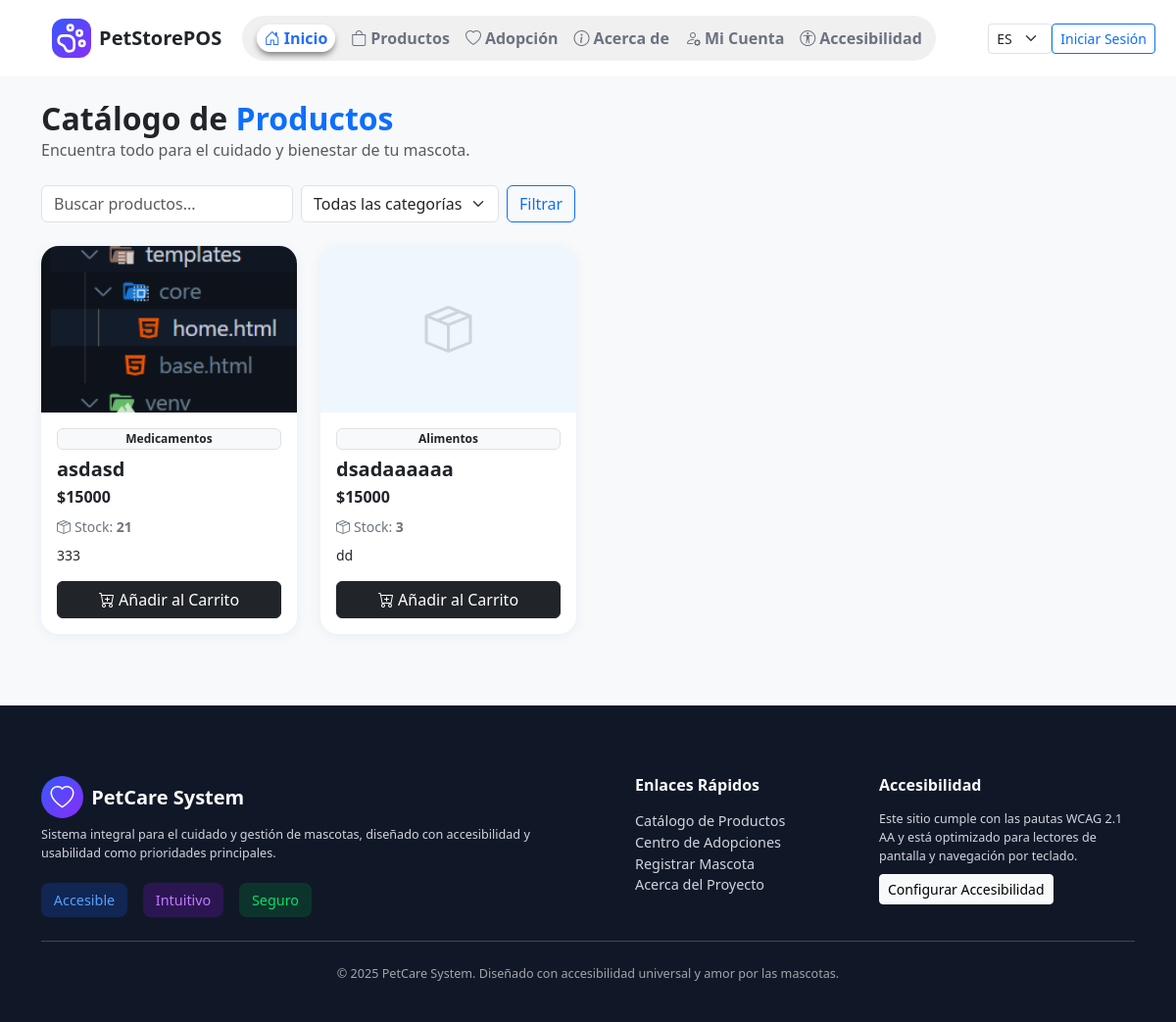
The page /es/catalog/ on the database as committed earlier.
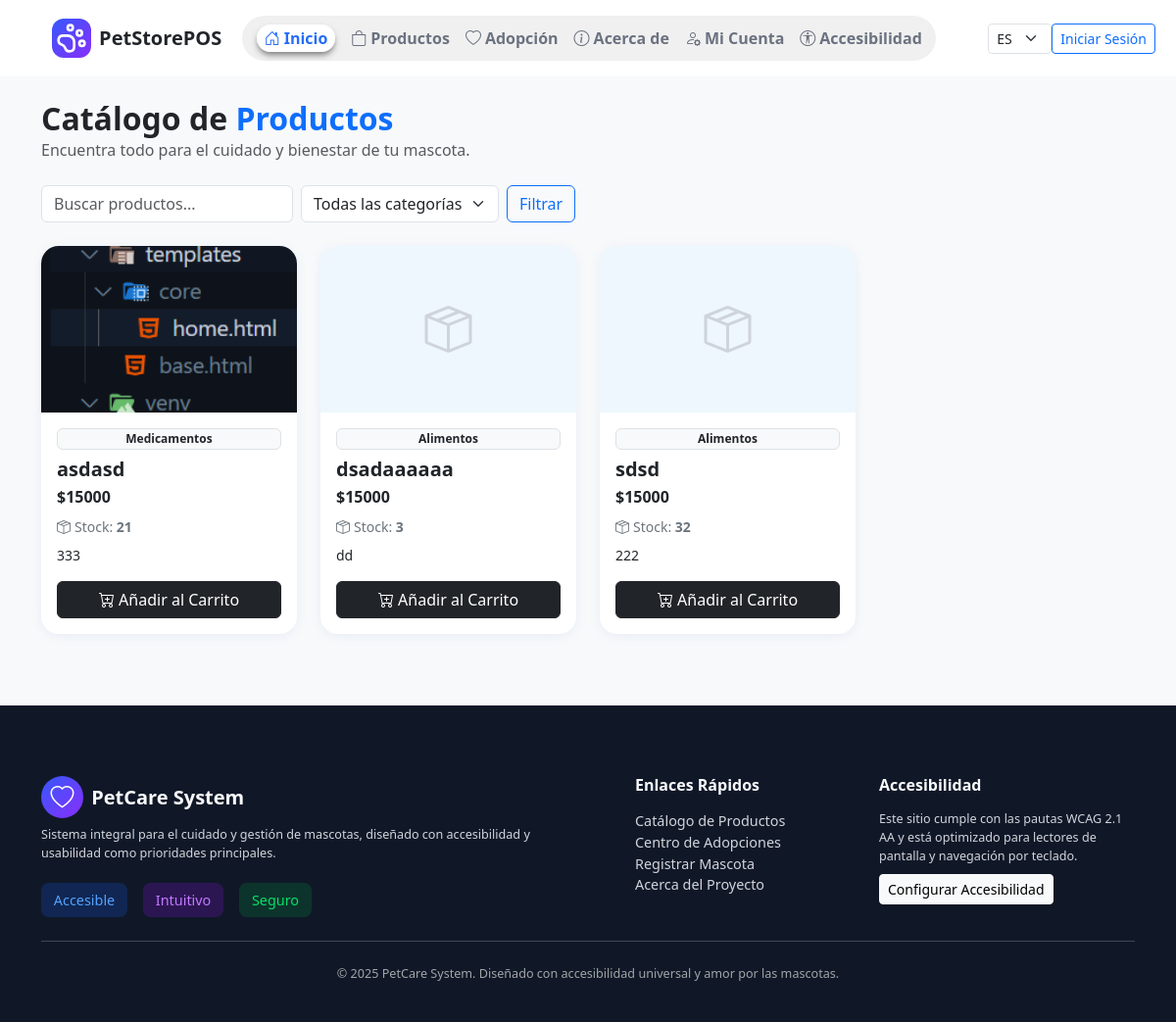
The same page on the database as committed later.
### catalog/models.py (models this page shows, shortened)
class Product(models.Model):
    sku = models.CharField("SKU", max_length=3, unique=True)
    name = models.CharField("Nombre", max_length=120)
    category = models.CharField("Categoría", max_length=8, choices=Category.choices)
    price = models.DecimalField("Precio", max_digits=10, decimal_places=2)
    stock = models.PositiveIntegerField("Stock", default=0)
    description = models.TextField("Descripción", blank=True)
    image = models.ImageField("Imagen", upload_to="products/", blank=True, null=True)  # requiere Pillow Installar y agregar en requeriments
    is_active = models.BooleanField("Activo", default=True)
    created_at = models.DateTimeField(auto_now_add=True)
    class Meta:
        ordering = ["name"]

### catalog/views.py (the view)
# urls.py: path("", ProductListView.as_view(), name="product_list"),
class ProductListView(ListView):
    model = Product
    template_name = "catalog/list.html"
    context_object_name = "products"
    def get_queryset(self):
        queryset = super().get_queryset()
        category = self.request.GET.get('cat')
        if category:
            queryset = queryset.filter(category=category)
        return queryset
    def get_context_data(self, **kwargs):
        context = super().get_context_data(**kwargs)
        context['categories'] = [
            {'pk': choice[0], 'name': choice[1]}
            for choice in Category.choices
        ]
        context['category_selected'] = self.request.GET.get('cat', '')
        return context

### templates/catalog/list.html (shortened to what this page needs)
{% extends "base.html" %}
{% load static %}
{% block head-tag %}
<link rel="stylesheet" href="{% static 'css/catalog/list.css' %}">
<link rel="stylesheet" href="https://cdn.jsdelivr.net/npm/bootstrap-icons@1.11.1/font/bootstrap-icons.css">
{% endblock %}
{% block content %}
<main class="container py-4">
  <div class="d-flex justify-content-between align-items-center mb-4">
    <div>
      <h2 class="fw-bold m-0">
        {% if request.user.is_staff %}
          Inventario de Productos
        {% else %}
          Catálogo de <span class="text-primary">Productos</span>
        {% endif %}
      </h2>
      <p class="text-muted m-0">
        {% if request.user.is_staff %}
          Gestiona y explora el catálogo completo.
        {% else %}
          Encuentra todo para el cuidado y bienestar de tu mascota.
        {% endif %}
      </p>
    </div>
  </div>
  {% if not request.user.is_staff %}
  <form class="row g-2 align-items-end mb-4">
    <div class="col-auto">
      <input type="text" class="form-control" name="q" placeholder="Buscar productos..." value="{{ request.GET.q }}">
    </div>
    <div class="col-auto">
      <select name="cat" class="form-select">
        <option value="">Todas las categorías</option>
    </select>
    </div>
    <div class="col-auto">
      <button class="btn btn-outline-primary">Filtrar</button>
    </div>
  </form>
  {% endif %}
  <div class="row g-4">
    {% for p in products %}
      <div class="col-6 col-md-4 col-lg-3">
        <div class="card product-card h-100">
          <div class="product-card-img-container">
            {% if p.image %}
              <img src="{{ p.image.url }}" class="product-card-img" alt="{{ p.name }}">
            {% else %}
              <div class="product-card-no-img">
                <i class="bi bi-box-seam" style="font-size: 3rem;"></i>
              </div>
            {% endif %}
          </div>
          <div class="card-body d-flex flex-column">
            <span class="badge bg-light text-dark border mb-1">{{ p.get_category_display }}</span>
            <h5 class="product-name mt-1 mb-1">{{ p.name }}</h5>
            <div class="product-price fw-bold mb-2">${{ p.price|floatformat:0 }}</div>
            <div class="small text-secondary mb-2">
              <i class="bi bi-box-seam me-1"></i>Stock: <strong>{{ p.stock }}</strong>
            </div>
            <div class="small mb-3">{{ p.description|truncatewords:14 }}</div>
            {% if request.user.is_staff %}
              <div class="mt-auto d-flex gap-2">
                <a class="btn btn-sm btn-outline-primary w-100" href="{% url 'catalog:product_update' p.pk %}">
                  <i class="bi bi-pencil me-1"></i>Editar
                </a>
                <a class="btn btn-sm btn-outline-danger w-100" href="{% url 'catalog:product_delete' p.pk %}">
                  <i class="bi bi-trash me-1"></i>Eliminar
                </a>
              </div>
            {% else %}
              <button class="btn {% if p.stock == 0 or not p.is_active %}btn-outline-secondary disabled{% else %}btn-dark{% endif %} w-100 mt-auto">
                <i class="bi bi-cart-plus"></i>
                {% if p.stock == 0 or not p.is_active %}Agotado{% else %}Añadir al Carrito{% endif %}
              </button>
            {% endif %}
          </div>
        </div>
      </div>
    {% endfor %}
  </div>
</main>
{% endblock %}

Rows that differ between the two databases and show on the page:
added Product: category "Alimentos", name "sdsd", price "15000", stock "32", description "222", is_active "Añadir al Carrito"
